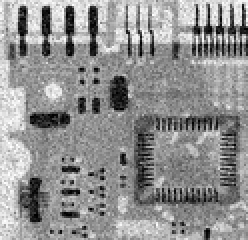
#> input picture Aulas/aula6/Figuras/Fig0335a.tif, 124 x 120 px, shrunk from 455 x 440 before the run (shown 2 times larger)
$ jupyter execute aula6.ipynb
#> lines starting #> are read from the running program, lines starting #| are printed output that depends on the picture
# Aula 6

[cell 1]
import cv2
import numpy as np
import matplotlib.pyplot as plt

[cell 2]
fig = cv2.imread('Figuras/Fig0335a.tif', cv2.IMREAD_GRAYSCALE)
#> fig is the input picture: shape (120, 124); min 0, max 255, mean 144.2

(h, w) = fig.shape
#> h = 120; w = 124

print('Height: ', h)
#| Height:  120
print('Width: ', w)
#| Width:  124

[cell 3]
# Construindo o Kernel

m = 3

d = int((m-1)/2)
kernel = np.ones((m,m), dtype = 'float') / m**2
print(kernel)

fig_out = np.zeros((h, w), dtype = 'uint8')

for i in range(d, h-d):
    for j in range(d, w-d):

        fig_out[i, j] = np.sum(fig[i-d:i+d+1, j-d:j+d+1] * kernel)
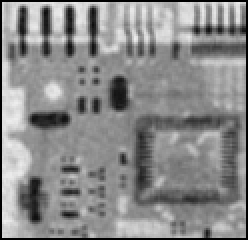
#> fig_out: shape (120, 124) (shown 2 times larger); min 0, max 238, mean 137.8

plt.figure(figsize=(10,10))

plt.subplot(1,2,1)
plt.imshow(fig, cmap='gray')
plt.title('Original')
plt.axis('off')

plt.subplot(1,2,2)
plt.imshow(fig_out, cmap='gray')
plt.title('Filtrada')
plt.axis('off')

plt.show()
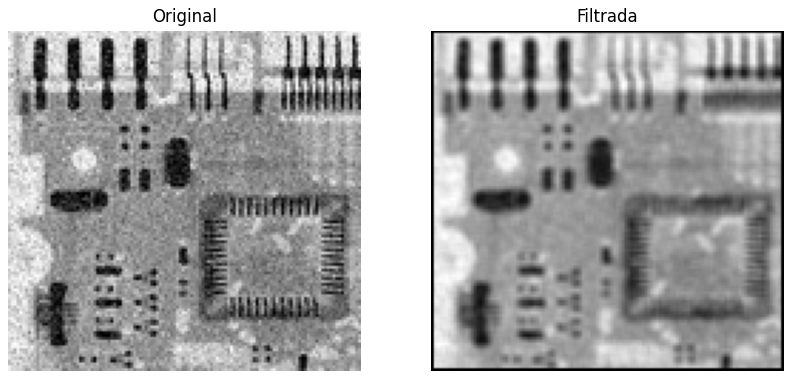
#> figure drawn by matplotlib, 2 panels

[cell 4]
# Construindo o Kernel

m = 3

d = int((m-1)/2)
kernel = np.ones((m,m), dtype = 'float') / m**2
print(kernel)

fig_out = np.zeros((h, w), dtype = 'uint8')

for i in range(d, h-d):
    for j in range(d, w-d):

        fig_section = fig[i-d:i+d+1, j-d:j+d+1] * kernel

        fig_out[i, j] = np.median(fig_section)
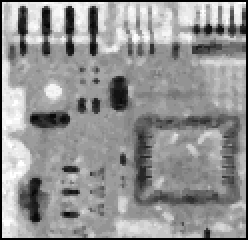
#> fig_out: shape (120, 124) (shown 2 times larger); min 0, max 26, mean 15.1; drawn with min black and max white


plt.figure(figsize=(10,10))

plt.subplot(1,2,1)
plt.imshow(fig, cmap='gray')
plt.title('Original')
plt.axis('off')

plt.subplot(1,2,2)
plt.imshow(fig_out, cmap='gray')
plt.title('Filtrada')
plt.axis('off')

plt.show()

[cell 5]
fig_2 = cv2.imread('Figuras/Fig0342a.tif', cv2.IMREAD_GRAYSCALE)
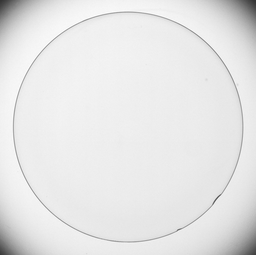
#> input picture Aulas/aula6/Figuras/Fig0342a.tif, 256 x 255 px, shrunk from 937 x 932 before the run
#> fig_2 is the input picture: shape (255, 256); min 52, max 255, mean 229.7

m = 3
d = int((m-1)/2)

kernel_x = np.array([ [-1, -1, -1], [0, 0, 0], [1, 1, 1] ], dtype = 'int16')
kernel_y = np.array([ [-1, 0, 1], [-1, 0, 1], [-1, 0, 1] ], dtype = 'int16')

(h, w) = fig_2.shape
#> h = 255; w = 256

plt.imshow(fig_2, cmap='gray')
plt.axis('off')

[cell 6]
fig_out_x = np.zeros((h, w), dtype = 'uint8')

for i in range(d, h-d):
    for j in range(d, w-d):

        fig_section = fig_2[i-d:i+d+1, j-d:j+d+1] * kernel_x

        fig_out_x[i, j] = abs(np.sum(fig_section))
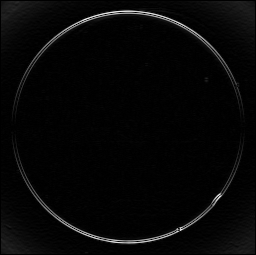
#> fig_out_x: shape (255, 256); min 0, max 244, mean 6.6

[cell 7]
plt.figure(figsize=(10,10))

plt.subplot(1,2,1)
plt.imshow(fig_2, cmap='gray')
plt.title('Original')
plt.axis('off')

plt.subplot(1,2,2)
plt.imshow(fig_out_x, cmap='gray')
plt.title('Filtrada X')
plt.axis('off')

plt.show()

[cell 8]
fig_out_y = np.zeros((h, w), dtype = 'uint8')

for i in range(d, h-d):
    for j in range(d, w-d):

        fig_section = fig_2[i-d:i+d+1, j-d:j+d+1] * kernel_y

        fig_out_y[i, j] = abs(np.sum(fig_section))
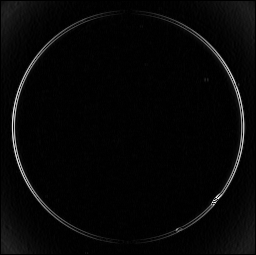
#> fig_out_y: shape (255, 256); min 0, max 251, mean 6.6

[cell 9]
plt.figure(figsize=(10,10))

plt.subplot(1,2,1)
plt.imshow(fig_2, cmap='gray')
plt.title('Original')
plt.axis('off')

plt.subplot(1,2,2)
plt.imshow(fig_out_y, cmap='gray')
plt.title('Filtrada Y')
plt.axis('off')

plt.show()

[cell 10]
fig_filtrada_final = fig_out_x + fig_out_y
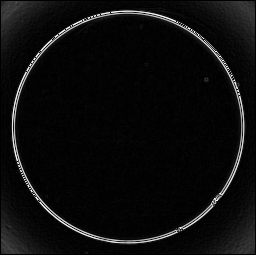
#> fig_filtrada_final: shape (255, 256); min 0, max 255, mean 12.7

plt.figure(figsize=(10,10))

plt.subplot(1,2,1)
plt.imshow(fig_2, cmap='gray')
plt.title('Original')
plt.axis('off')

plt.subplot(1,2,2)
plt.imshow(fig_filtrada_final, cmap='gray')
plt.title('Filtrada Final')
plt.axis('off')

plt.show()

[cell 11]
# Código Kernels X e Y juntos para chegar na figura final direto

fig_2 = cv2.imread('Figuras/Fig0342a.tif', cv2.IMREAD_GRAYSCALE)

m = 3
d = int((m-1)/2)

kernel_x = np.array([ [-1, -1, -1], [0, 0, 0], [1, 1, 1] ], dtype = 'int16')
kernel_y = np.array([ [-1, 0, 1], [-1, 0, 1], [-1, 0, 1] ], dtype = 'int16')

(h, w) = fig_2.shape

fig_out = np.zeros((h, w), dtype = 'uint8')

for i in range(d, h-d):
    for j in range(d, w-d):

        fig_section_x = fig_2[i-d:i+d+1, j-d:j+d+1] * kernel_x
        fig_section_y = fig_2[i-d:i+d+1, j-d:j+d+1] * kernel_y

        fig_out[i, j] = abs(np.sum(fig_section_x)) + abs(np.sum(fig_section_y))

plt.figure(figsize=(10,10))

plt.subplot(1,2,1)
plt.imshow(fig_2, cmap='gray')
plt.title('Original')
plt.axis('off')

plt.subplot(1,2,2)
plt.imshow(fig_out, cmap='gray')
plt.title('Filtrada Final')
plt.axis('off')

plt.show()

[cell 12]
img2 = cv2.imread('Figuras/Formas_U8.bmp', cv2.IMREAD_GRAYSCALE)
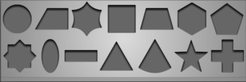
#> input picture Aulas/aula6/Figuras/Formas_U8.bmp, 246 x 82 px, shrunk from 900 x 300 before the run
#> img2 is the input picture: shape (82, 246); min 9, max 220, mean 138.1
m = 3
d= int((m-1)/2)
kernel_Y = np.array([[-1,-1,-1],[0,0,0],[1,1,1]],dtype="int16")
kernel_X = np.array([[1,0,-1],[1,0,-1],[1,0,-1]],dtype="int16")

(h, w) = img2.shape
#> h = 82; w = 246

fig_out = np.zeros((h, w), dtype = 'uint8')
for i in range(d, h-d):
    for j in range(d, w-d):
        fig_section = img2[i-d:i+d+1, j-d:j+d+1]

        prod = kernel_X * fig_section
        sum_x = np.sum(prod)

        prod = kernel_Y * fig_section
        sum_y = np.sum(prod)

        fig_out[i, j] = abs(sum_x) + abs(sum_y)
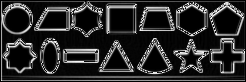
#> fig_out: shape (82, 246); min 0, max 255, mean 43.2

plt.figure(figsize=(10,10))

plt.subplot(1,2,1)
plt.imshow(img2, cmap='gray')
plt.title('Original')
plt.axis('off')

plt.subplot(1,2,2)
plt.imshow(fig_out, cmap='gray')
plt.title('Filtrada Final')
plt.axis('off')

plt.show()
